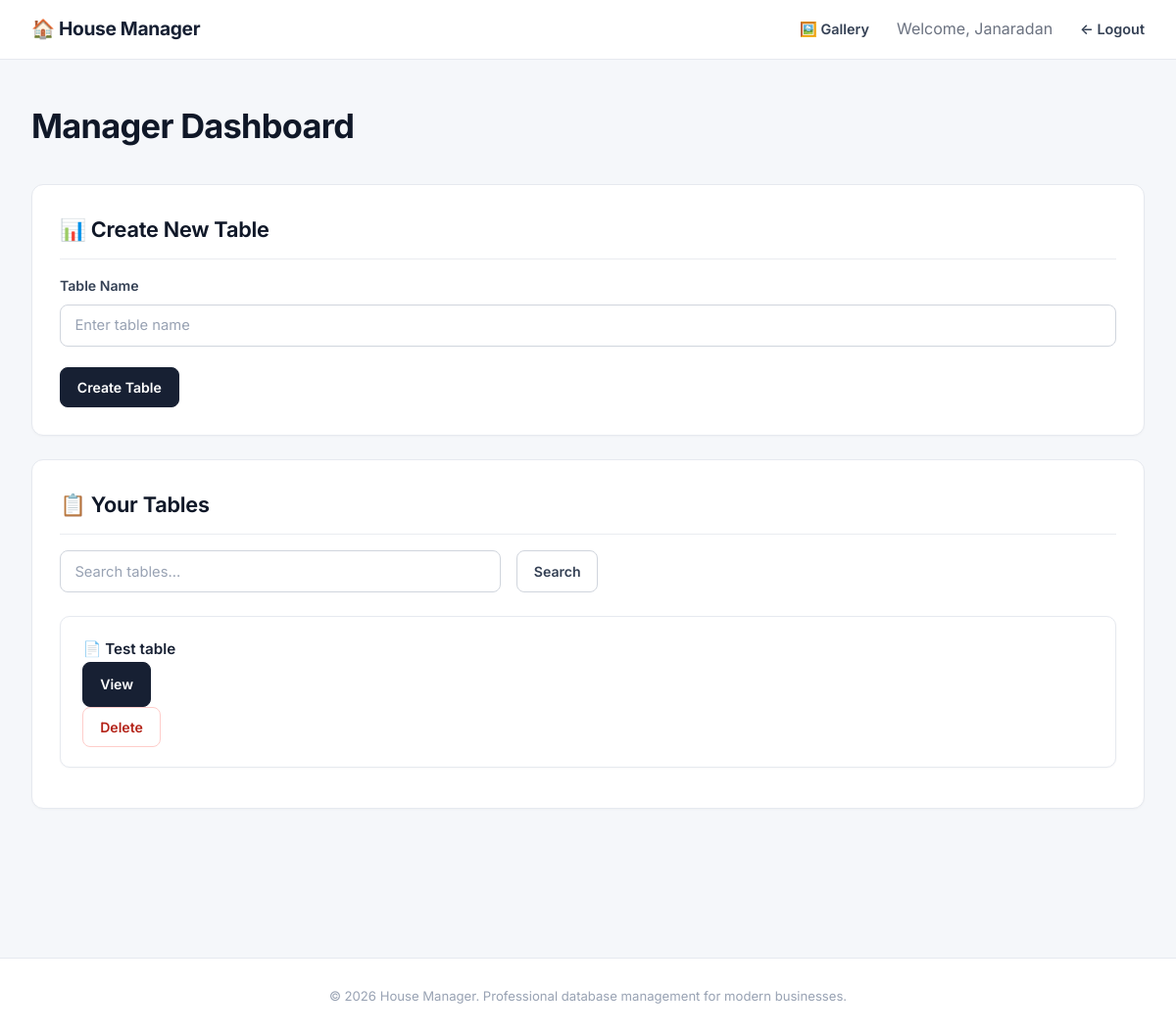
The page /dashboard (signed in) on the database as committed earlier.
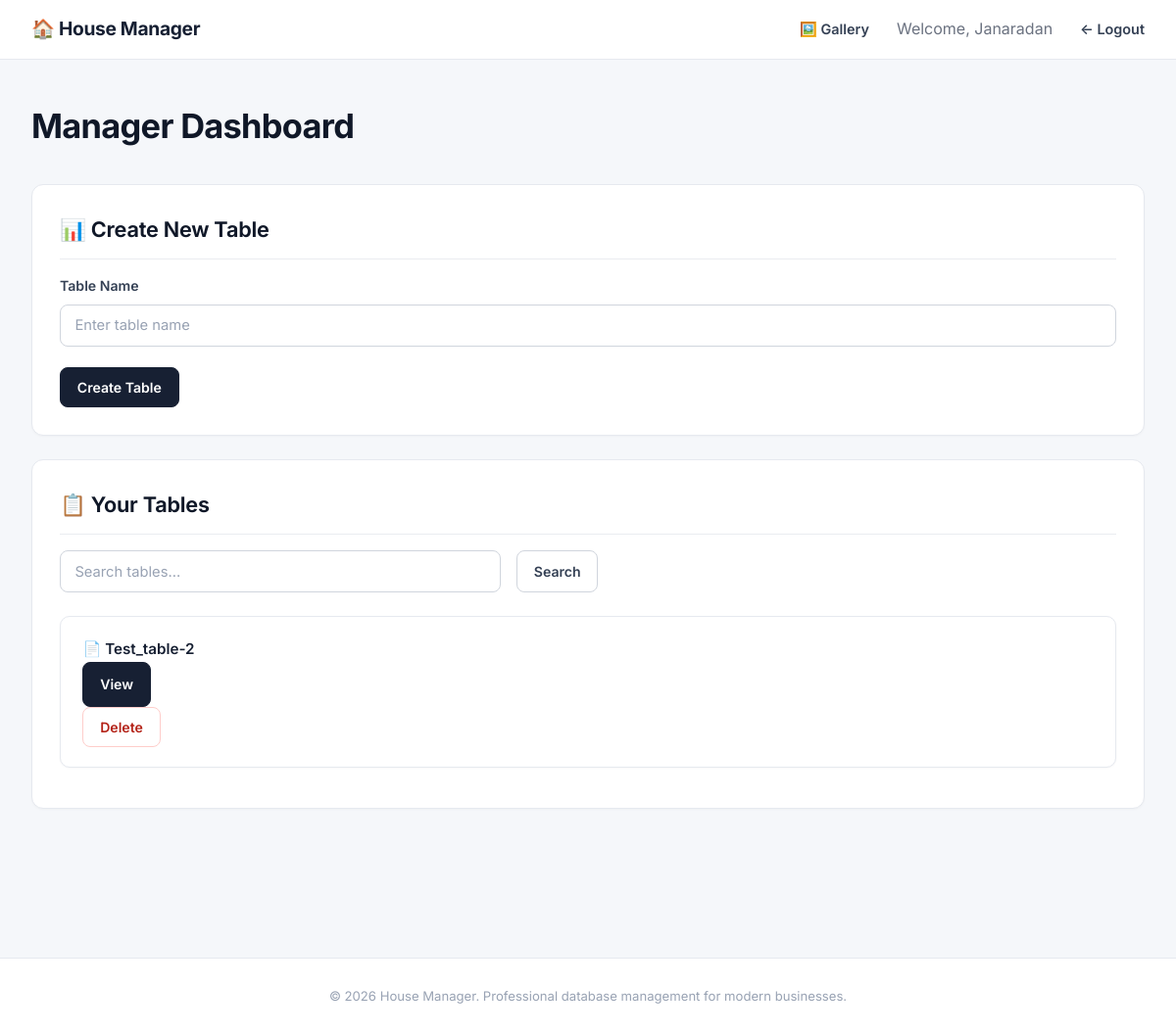
The same page on the database as committed later.
### tables this page shows
CREATE TABLE tables(
            id INTEGER PRIMARY KEY AUTOINCREMENT,
            name TEXT,
            manager_id INTEGER
        );

### app.py (the view)
@app.route("/dashboard")
def dashboard():
    login_check = require_login()
    if login_check:
        return login_check
    manager_id = get_current_manager_id()
    q = request.args.get("q", "")
    db = get_db()
    if q:
        tables = db.execute(
            "SELECT * FROM tables WHERE manager_id=? AND name LIKE ?",
            (manager_id, f"%{q}%"),
        ).fetchall()
    else:
        tables = db.execute(
            "SELECT * FROM tables WHERE manager_id=?",
            (manager_id,),
        ).fetchall()
    return render_template("dashboard.html", tables=tables, q=q)

### app.py (called while the page is built)
def get_db():
    db_path = os.path.join(os.getcwd(), "database.db")
    conn = sqlite3.connect(db_path)
    conn.row_factory = sqlite3.Row
    return conn

def get_current_manager_id():
    return session.get("manager_id")

def require_login():
    if not get_current_manager_id():
        return redirect("/manager")
    return None

@app.before_request
def _start_background_tasks():
    global background_thread_started
    if not background_thread_started:
        start_auto_update_thread()
        background_thread_started = True

### templates/dashboard.html (shortened to what this page needs)
<!DOCTYPE html>
<html lang="en">
<head>
    <link rel="stylesheet" href="{{ url_for('static', filename='style.css') }}">
</head>
<body>
    <header class="header">
        <nav class="nav-container">
            <a href="/" class="logo">🏠 House Manager</a>
            <div class="nav-links">
                <a href="/gallery" class="back-link">🖼️ Gallery</a>
                <span style="color: #6b7280;">Welcome, {{ session.get('username', 'Manager') }}</span>
                <a href="/logout" class="back-link">← Logout</a>
            </div>
        </nav>
    </header>
    <main class="main-content">
        <h1>Manager Dashboard</h1>
        <div class="card">
            <h2>📊 Create New Table</h2>
            <form action="/create_table" method="post">
                <div class="form-group">
                    <label for="table-name">Table Name</label>
                    <input id="table-name" name="name" placeholder="Enter table name" required>
                </div>
                <button type="submit" class="btn btn-primary">Create Table</button>
            </form>
        </div>
        <div class="card">
            <h2>📋 Your Tables</h2>
            <div class="search-bar">
                <form method="get" action="/dashboard" style="display: flex; gap: 1rem; width: 100%;">
                    <input name="q" placeholder="Search tables..." value="{{ q or '' }}">
                    <button type="submit" class="btn btn-secondary">Search</button>
                </form>
            </div>
            {% if tables %}
            <ul class="table-list">
                {% for table in tables %}
                <li>
                    <div class="table-row">
                        <a class="table-link" href="/table/{{table.id}}">
                            📄 {{table.name}}
                        </a>
                        <div class="actions">
                            <a href="/table/{{table.id}}" class="btn btn-primary">View</a>
                            <form class="inline-form" action="/delete_table/{{table.id}}" method="post" onsubmit="return confirm('Delete table &quot;{{table.name}}&quot;? This action cannot be undone.');">
                                <button type="submit" class="btn btn-danger">Delete</button>
                            </form>
                        </div>
                    </div>
                </li>
                {% endfor %}
            </ul>
            {% else %}
            <div class="text-center" style="padding: 2rem; color: #6b7280;">
                <p>No tables found. Create your first table above!</p>
            </div>
            {% endif %}
        </div>
    </main>
    <footer class="footer">
        <div class="footer-content">
            <p>&copy; 2026 House Manager. Professional database management for modern businesses.</p>
        </div>
    </footer>
</body>
</html>

Rows that differ between the two databases and show on the page:
removed tables: name "Test table"
added tables: name "Test_table-2"
